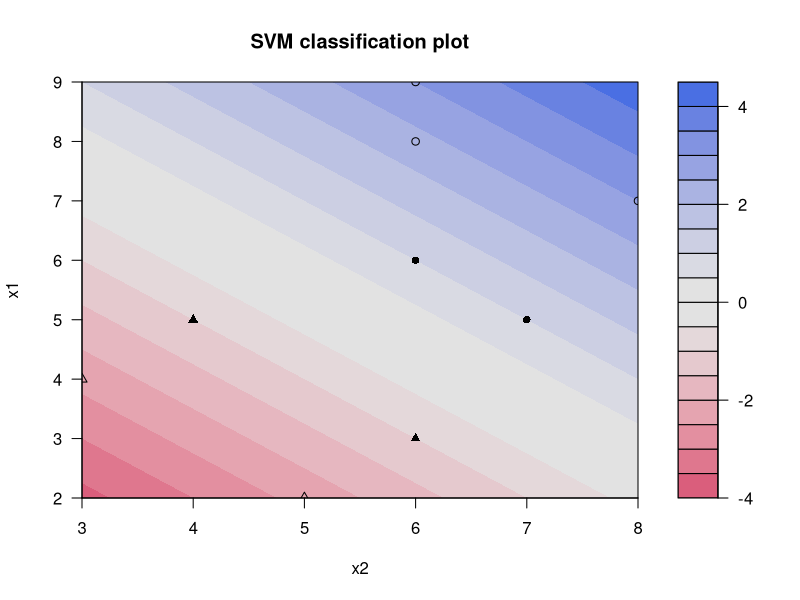

Write R code to recreate this figure.
# ch9 SVM
# ch9.1 linearly separable

# ex9.1

# load package
library(kernlab)

# load data
dat <- read.csv("data/ch9_dat1.csv")
dat$class <- factor(dat$class)
dat

# SVM training
svm_model <- ksvm(
  class ~ x1 + x2,
  data = dat,
  scaled = FALSE,
  kernel = "vanilladot"
)

# support vectors
svm_model@alphaindex[[1]]

# alpha values for support vectors
svm_model@alpha[[1]]

# objective value
# note that we placed minus(-) sign
-svm_model@obj

# hyperplane coefficient vector w and intercept b
w <- svm_model@coef[[1]] %*% svm_model@xmatrix[[1]]
w

# hyperplane's intercept b
# Note that we placed minus(-) sign
-svm_model@b

# visualize
plot(svm_model, data = dat)
